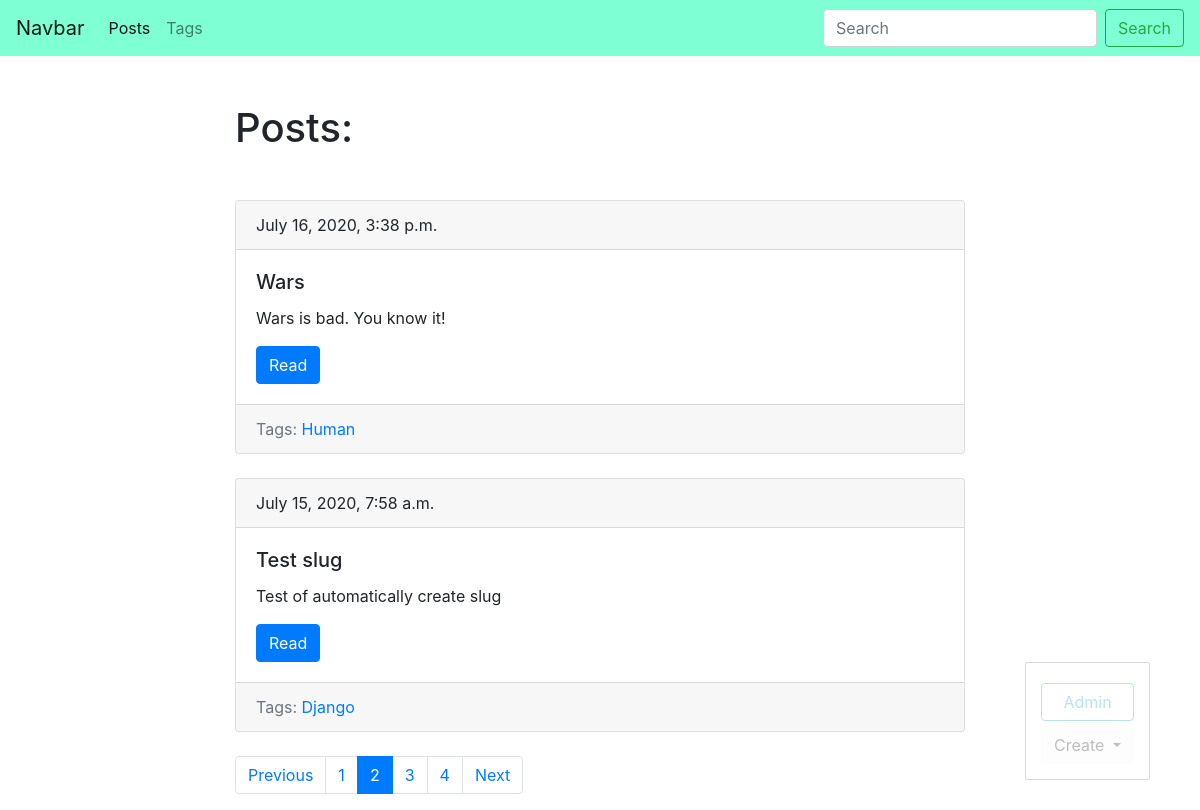
The page /blog/?page=2 (signed in) on the database its author committed.
### blog/models.py (models this page shows, shortened)
class Post(models.Model):
    title = models.CharField(max_length=150, db_index=True)
    slug = models.SlugField(max_length=150, blank=True, unique=True)
    body = models.TextField(blank=True, db_index=True)
    tags = models.ManyToManyField('Tag', blank=True, related_name='posts')
    date_pub = models.DateTimeField(auto_now_add=True)
    def get_absolute_url(self):
        return reverse('post_details', kwargs={'slug': self.slug})
    class Meta:
        ordering = ['-date_pub']

class Tag(models.Model):
    title = models.CharField(max_length=50)
    slug = models.SlugField(max_length=50, unique=True, blank=True)
    def get_absolute_url(self):
        return reverse('tag_details', kwargs={'slug': self.slug})
    class Meta:
        ordering = ['title']

### blog/views.py (the view)
# urls.py: path('', posts_list, name='posts_list'),
def posts_list(request):
    search_query = request.GET.get('search', '')
    if search_query:
        posts = Post.objects.filter(Q(title__icontains=search_query), Q(body__icontains=search_query))
    else:
        posts = Post.objects.all()
    paginator = Paginator(posts, 2)
    page_number = request.GET.get('page', 1)
    page = paginator.get_page(page_number)
    is_paginated = page.has_other_pages()
    if page.has_previous():
        prev_url = '?page={}'.format(page.previous_page_number())
    else:
        prev_url = ''
    if page.has_next():
        next_url = '?page={}'.format(page.next_page_number())
    else:
        next_url = ''
    context = {
        'page_object': page,
        'is_paginated': is_paginated,
        'next_url': next_url,
        'prev_url': prev_url
    }
    return render(request, 'blog/index.html', context=context)

### blog/templates/blog/index.html (shortened to what this page needs)
{% extends 'blog/base_blog.html' %}
{% block content %}
    <h1 class="mb-5">Posts:</h1>
    {% for post in page_object.object_list %}
        {% include 'blog/includes/post_card_template.html' %}
    {% endfor %}
{% endblock %}

### blog/templates/blog/includes/post_card_template.html
        <div class="card mb-4">
            <div class="card-header">
                {{ post.date_pub }}
            </div>
            <div class="card-body">
                <h5 class="card-title">{{ post.title }}</h5>
                <p class="card-text">{{ post.body }}</p>
                <a href="{{ post.get_absolute_url }}" class="btn btn-primary">Read</a>
            </div>
            <div class="card-footer text-muted">
                Tags:
                {% for tag in post.tags.all %}
                    <a href="{{ tag.get_absolute_url }}">{{ tag.title|title }}</a>
                {% endfor %}
            </div>
        </div>

### rows shown on the page
Post: date_pub "July 16, 2020, 3:38 p.m.", title "Wars", body "Wars is bad. You know it!"
Tag: title "Human"
Post: date_pub "July 15, 2020, 7:58 a.m.", title "Test slug", body "Test of automatically create slug"
Tag: title "Django"

### other values the page prints
{{ i }} "1" "3" "4"
{{ i }} "2"
